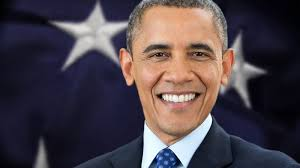
#> input picture Object Detection/images/Obama.jpeg, 300 x 168 px, found by its file name
$ jupyter execute --allow-errors Face_and_Eye_Detection.ipynb   (text cells are left out)
#> lines starting #> are read from the running program, lines starting #| are printed output that depends on the picture; after the words box and inside, x2 and y2 are one past the last pixel; in counts of white or black regions, pixels touching at a corner belong together; pictures that were not available may be replaced by others from this repository, and a replacement may not be noted
[cell 1]
import cv2

[cell 2]
import numpy

[cell 3]
#Load an image by specifying the image path
input = cv2.imread("/content/download.jpeg")

[cell 4]
#Display the image
cv2.imshow('Elephant image',input)

#Disabled Function in Colab

[cell 5]
from google.colab.patches import cv2_imshow

cv2_imshow(input)

cv2.waitKey()
cv2.destroyAllWindows() #Closes all open windows. Failure to place this will cause the program to end

#> (a cell that did not finish here is left out)

[cell 7]
#Saving the image in another format as well

cv2.imwrite('output.jpg',input)
cv2.imwrite('output.png',input)
#> Out = True

[cell 8]
import numpy as np
import cv2

#Point CV2's Cascade Classifier to where our CLassifier (XML) is stored
face_classifier = cv2.CascadeClassifier('/content/haarcascade_frontalface_default.xml')

#Load the image and convert into grayscale (To ease the processing)
image = cv2.imread('/content/Obama.jpeg')
#> image is the input picture: shape (168, 300, 3); mean B, G, R 73.4, 66.4, 76.5
gray = cv2.cvtColor(image,cv2.COLOR_BGR2GRAY)
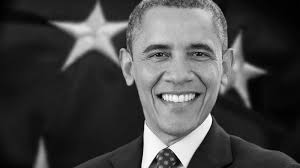
#> gray: shape (168, 300); min 1, max 254, mean 70.1

faces = face_classifier.detectMultiScale(gray,1.3,5) #Features / Location of the face in image
#> faces = [[127, 13, 105, 105]]
#detectMultiScale(input image, Scale Factor , Min Neighbors)

if faces is ():
  print("No faces found")

#Draw a rectangle around the face
for (x,y,w,h) in faces:
  cv2.rectangle(image, (x,y),(x+w,y+h),(127,0,255),2)
  cv2_imshow(image)
  cv2.waitKey(0)
#> this loop made 1 pass
#> pass 1, `cv2_imshow(image)`:
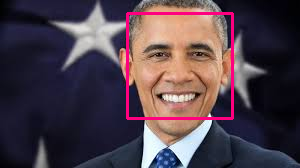
#> shown: shape (168, 300, 3); mean B, G, R 74.3, 63.9, 79.7

cv2.destroyAllWindows()

[cell 9]
#Combine face and eye detection

face_classifier = cv2.CascadeClassifier('/content/haarcascade_frontalface_default.xml')
eye_classifier = cv2.CascadeClassifier('/content/haarcascade_eye.xml')

image = cv2.imread('/content/Obama.jpeg')
gray = cv2.cvtColor(image,cv2.COLOR_BGR2GRAY)

faces = face_classifier.detectMultiScale(gray,1.3,5)

if faces is ():
  print("No faces found")

for (x,y,w,h) in faces:
  cv2.rectangle(image, (x,y),(x+w,y+h),(127,0,255),2)
  cv2_imshow(image)
  cv2.waitKey(0)
  roi_gray = gray[y:y+h,x:x+w] #Crop the face
  roi_color = image[y:y+h,x:x+w] #Colored image of the cropped face
  eyes = eye_classifier.detectMultiScale(roi_gray)
  for (ex,ey,ew,eh) in eyes:
    cv2.rectangle(roi_color,(ex,ey),(ex+ew,ey+eh),(255,255,0),2)
    cv2_imshow(image)
    cv2.waitKey(0)
#> this loop made 1 pass
#> (x, y, w, h, eyes) on pass 1: (127, 13, 105, 105, [[58, 29, 25, 25], [18, 26, 30, 30], [48, 16, 42, 42]])
#> pass 1, `roi_gray = gray[y:y+h,x:x+w]`:
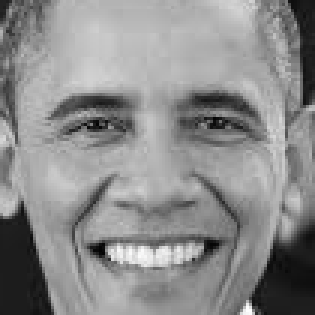
#> roi_gray: shape (105, 105) (shown 3 times larger); min 3, max 254, mean 139.5
#> pass 1, `roi_color = image[y:y+h,x:x+w]`:
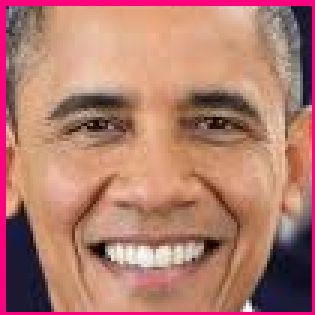
#> roi_color: shape (105, 105, 3) (shown 3 times larger); mean B, G, R 110.3, 123.7, 177.9
#> pass 1, `cv2_imshow(image)`:
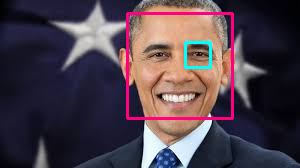
#> shown: shape (168, 300, 3); mean B, G, R 75.1, 64.6, 78.7
#> pass 1, `cv2_imshow(image)`:
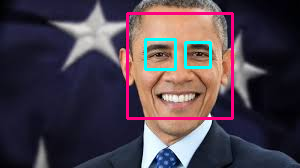
#> shown: shape (168, 300, 3); mean B, G, R 76, 65.2, 77.1
#> after the loop:
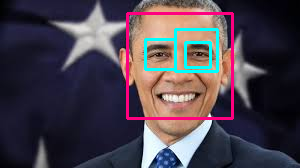
#> image: shape (168, 300, 3); 4.59% of pixels changed, all inside (x1, y1, x2, y2) = (126, 12, 234, 120)
#> after the loop:
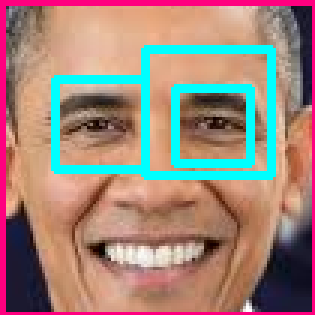
#> roi_color: shape (105, 105, 3) (shown 3 times larger); 9.57% of pixels changed, all inside (x1, y1, x2, y2) = (17, 15, 92, 60)
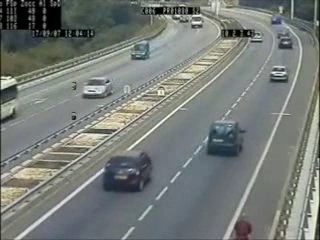
#> input picture frame 75 of Object Detection/images/cars.avi, 320 x 240 px, given in place of the camera
#> further down, frame is the input picture: shape (240, 320, 3); mean B, G, R 120, 123.9, 118.8

cv2.destroyAllWindows()

[cell 10]
import cv2
import numpy as np

face_classifier = cv2.CascadeClassifier('/content/haarcascade_frontalface_default.xml')
eye_classifier = cv2.CascadeClassifier('/content/haarcascade_eye.xml')

def face_detector(img, size=0.5):
    # Convert image to grayscale

#> called with size = 0.5
    gray = cv2.cvtColor(image,cv2.COLOR_BGR2GRAY)
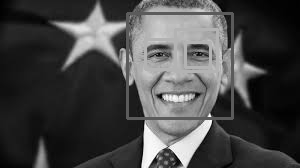
#> gray: shape (168, 300); min 1, max 254, mean 70
    faces = face_classifier.detectMultiScale(gray, 1.3, 5)
#> faces = [[126, 12, 106, 106]]
    if faces is ():
        return img

    for (x,y,w,h) in faces:
        x = x - 50
        w = w + 50
        y = y - 50
        h = h + 50
        cv2.rectangle(img,(x,y),(x+w,y+h),(255,0,0),2)
        roi_gray = gray[y:y+h, x:x+w]
        roi_color = img[y:y+h, x:x+w]
        eyes = eye_classifier.detectMultiScale(roi_gray)

        for (ex,ey,ew,eh) in eyes:
            cv2.rectangle(roi_color,(ex,ey),(ex+ew,ey+eh),(0,0,255),2)
#> this loop made 1 pass
#> (x, y, w, h) on pass 1: (76, -38, 156, 156)

    roi_color = cv2.flip(roi_color,1)
    return roi_color

cap = cv2.VideoCapture(0)

while True:

    ret, frame = cap.read()
    cv2_imshow(face_detector(frame))
    if cv2.waitKey(1) == 13: #13 is the Enter Key
#> (key q is pressed here)
        break

cap.release()
cv2.destroyAllWindows()

[cell 11]
import cv2

face_classifier = cv2.CascadeClassifier('/content/haarcascade_frontalface_default.xml')
eye_classifier = cv2.CascadeClassifier('/content/haarcascade_eye.xml')

def detect(gray, frame):
  faces = face_classifier.detectMultiScale(gray, 1.3, 5)
#> faces = ()
  for (x, y, w, h) in faces:
    cv2.rectangle(frame, (x, y), (x + w, y + h), (255, 0, 0), 2)
    roi_gray = gray[y:y + h, x:x + w]
    roi_color = frame[y:y + h, x:x + w]
    eyes = eye_classifier.detectMultiScale(roi_gray, 1.1, 3)
    for (ex, ey, ew, eh) in eyes:
      cv2.rectangle(roi_color, (ex, ey), (ex + ew, ey + eh), (0, 255, 0), 2)
#> this loop made 0 passes
  return frame

video_capture = cv2.VideoCapture(0)  # Default webcam

while True:
  ret, frame = video_capture.read()
  # Check if frame is successfully read
  if not ret:
    print("Error: Could not read frame from camera.")
    break  # Exit the loop if frame reading fails

  gray = cv2.cvtColor(frame, cv2.COLOR_BGR2GRAY) #Change image to frame
  canvas = detect(gray, frame)
  cv2_imshow(canvas)
  if cv2.waitKey(1) & 0xFF == ord('q'):
#> (key q is pressed here)
    break

video_capture.release()
cv2.destroyAllWindows()

[cell 12]
# prompt: read a video using Open CV

import cv2
from google.colab.patches import cv2_imshow

# Replace 'your_video.mp4' with the actual path to your video file
video_capture = cv2.VideoCapture('/content/video.mp4')

if not video_capture.isOpened():
    print("Error: Could not open video file.")
else:
    while True:
        ret, frame = video_capture.read()
        if not ret:
            print("End of video.")
            break

        cv2_imshow(frame)

        if cv2.waitKey(1) & 0xFF == ord('q'):
#> (key q is pressed here)
